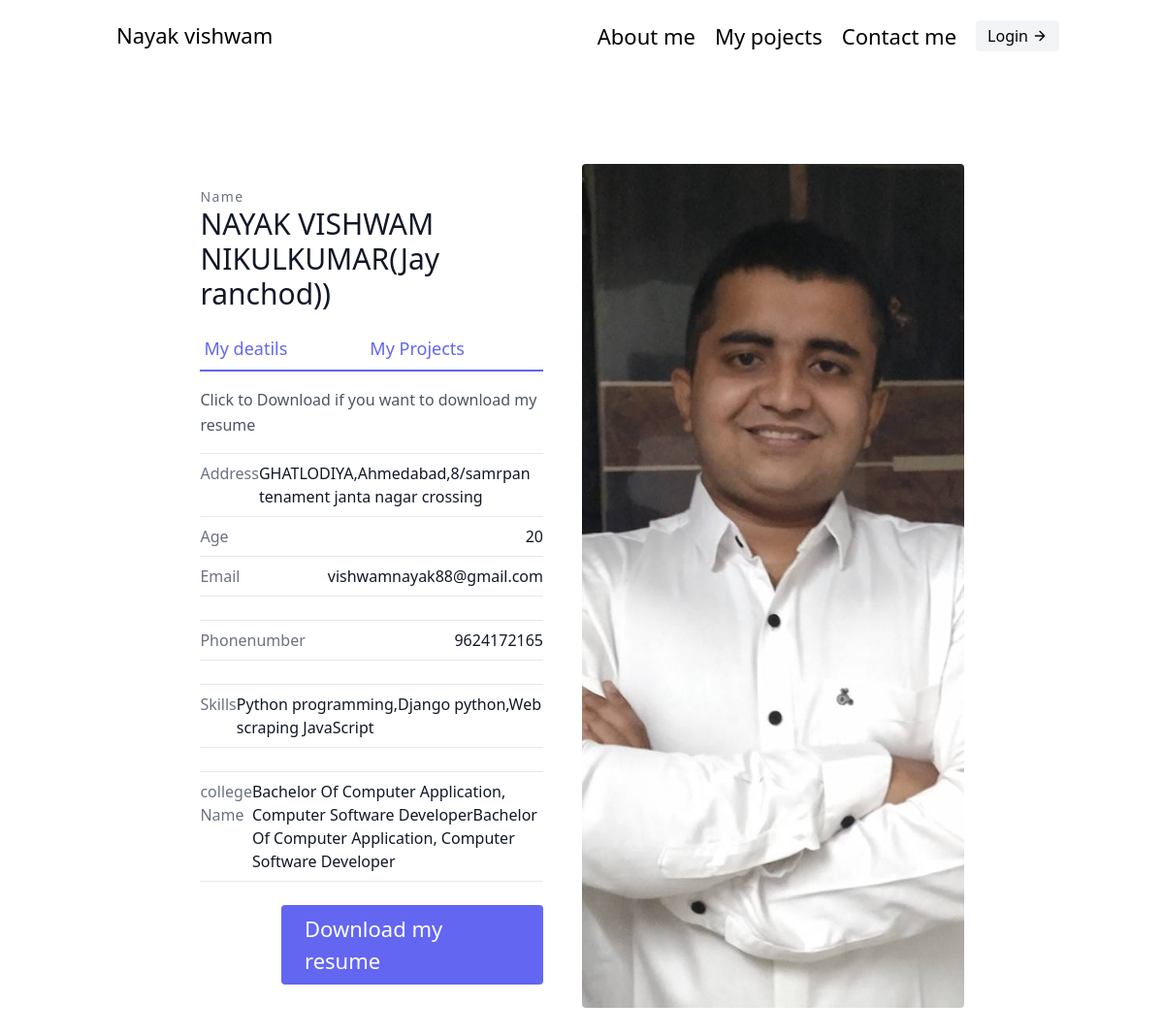
/about, run on the app's committed database.
### maincode/models.py (models this page shows)
class mydata(models.Model):
    name=models.CharField(default=" ",max_length=10000)
    image=models.ImageField(upload_to='myianges',default=" ")
    Address=models.CharField(max_length=100000,default=" ")
    age=models.IntegerField(default=0)
    email=models.EmailField()
    Phonenumber=models.IntegerField(default=0)
    Skills=models.CharField(default=" ",max_length=100000)
    Collegename=models.CharField(default=" ",max_length=10000)
    media = models.FileField(null=True, blank=True,upload_to ='uploads/')

### maincode/views.py (the view)
# urls.py: path('about', myinfo, name="data"),
def myinfo(request):
    data = mydata.objects.aggregate(Max('id'))
    o = []
    for i in data.values():
        maindata = mydata.objects.get(id=i)
        o = maindata
    return render(request, 'about.html', {'data': o})

### maincode/templates/about.html (shortened to what this page needs)
<!DOCTYPE html>
<html lang="en">
<head>
  <link href="https://unpkg.com/tailwindcss@^2/dist/tailwind.min.css" rel="stylesheet">
  <link rel="stylesheet" href="https://cdnjs.cloudflare.com/ajax/libs/font-awesome/4.7.0/css/font-awesome.min.css">
</head>
<body>
  <header class="text-gray-600 body-font">
    <div class="container mx-auto flex flex-wrap p-5 flex-col md:flex-row items-center">
      <a class="flex title-font font-medium items-center text-gray-900 mb-4 md:mb-0">
        <span class="ml-3 text-xl"><a href="{% url 'firstpage' %}">Nayak vishwam</a></span>
      </a>
      <nav class="md:ml-auto flex flex-wrap items-center text-base justify-center">
        <a class="mr-5 hover:text-gray-900" href="{% url 'data' %}">About me</a>
        <a class="mr-5 hover:text-gray-900" href="{% url 'showallprojectsmy'%}">My pojects</a>
        <a class="mr-5 hover:text-gray-900" href="{% url 'contact' %}">Contact me</a>
      </nav>
      {% if request.session.is_user %}
      <a class="inline-flex items-center bg-gray-100 border-0 py-1 px-3 focus:outline-none hover:bg-gray-200 rounded text-base mt-4 md:mt-0"
          href="{% url 'adminfirst' %}">Go_to_admin
          <svg fill="none" stroke="currentColor" stroke-linecap="round" stroke-linejoin="round" stroke-width="2"
              class="w-4 h-4 ml-1" viewBox="0 0 24 24">
              <path d="M5 12h14M12 5l7 7-7 7"></path>
          </svg>
      </a>
      {% else %}
      <a class="inline-flex items-center bg-gray-100 border-0 py-1 px-3 focus:outline-none hover:bg-gray-200 rounded text-base mt-4 md:mt-0"
          href="{% url 'logindata' %}">Login
          <svg fill="none" stroke="currentColor" stroke-linecap="round" stroke-linejoin="round" stroke-width="2"
              class="w-4 h-4 ml-1" viewBox="0 0 24 24">
              <path d="M5 12h14M12 5l7 7-7 7"></path>
          </svg>
      </a>
      {% endif %}
    </div>
  </header>
  <section class="text-gray-600 body-font overflow-hidden">
    <div class="container px-5 py-24 mx-auto">
      <div class="lg:w-4/5 mx-auto flex flex-wrap">
        <div class="lg:w-1/2 w-full lg:pr-10 lg:py-6 mb-6 lg:mb-0">
          <h2 class="text-sm title-font text-gray-500 tracking-widest">Name</h2>
          <h1 class="text-gray-900 text-3xl title-font font-medium mb-4">{{data.name}}(Jay ranchod))</h1>
          <div class="flex mb-4">
            <a class="flex-grow text-indigo-500 border-b-2 border-indigo-500 py-2 text-lg px-1">My deatils</a>
            <a class="flex-grow text-indigo-500 border-b-2 border-indigo-500 py-2 text-lg px-1" href="{% url 'showallprojectsmy' %}">My Projects</a>
          </div>
          <p class="leading-relaxed mb-4">Click to Download if you want to download my resume</p>
          <div class="flex border-t border-gray-200 py-2">
            <span class="text-gray-500">Address</span>
            <span class="ml-auto text-gray-900">{{data.Address}}</span>
          </div>
          <div class="flex border-t border-gray-200 py-2">
            <span class="text-gray-500">Age</span>
            <span class="ml-auto text-gray-900">{{data.age}}</span>
          </div>
          <div class="flex border-t border-b mb-6 border-gray-200 py-2">
            <span class="text-gray-500">Email</span>
            <span class="ml-auto text-gray-900">{{data.email}}</span>
          </div>
          <div class="flex border-t border-b mb-6 border-gray-200 py-2">
            <span class="text-gray-500">Phonenumber</span>
            <span class="ml-auto text-gray-900">{{data.Phonenumber}}</span>
          </div>
          <div class="flex border-t border-b mb-6 border-gray-200 py-2">
            <span class="text-gray-500">Skills</span>
            <span class="ml-auto text-gray-900">{{data.Skills}}</span>
          </div>
          <div class="flex border-t border-b mb-6 border-gray-200 py-2">
            <span class="text-gray-500">college Name</span>
            <span class="ml-auto text-gray-900">{{data.Collegename}}</span>
          </div>
          <div class="flex">
            <a class="flex ml-auto text-white bg-indigo-500 border-0 py-2 px-6 focus:outline-none hover:bg-indigo-600 rounded"
              style="width:270px;" href="{{data.media}}" id="download">Download my resume</a>
          </div>
        </div>
        <img alt="ecommerce" class="lg:w-1/2 w-full lg:h-auto h-64 object-cover object-center rounded" src=""
          id="image">
      </div>
    </div>
  </section>
</body>
</html>

### maincode/templates/about.html (style rules this page uses)
a { text-decoration: none; font-size: 22px; color: black; }
img { border-radius: 50%; }

### data on the page
mydata: name "NAYAK VISHWAM NIKULKUMAR", Address "GHATLODIYA,Ahmedabad,8/samrpan tenament janta nagar crossing", age "20", email "vishwamnayak88@gmail.com", Phonenumber "9624172165", Skills "Python programming,Django python,Web scraping JavaScript", Collegename "Bachelor Of Computer Application, Computer Software DeveloperBachelor Of Computer Application, Computer Software Developer"
